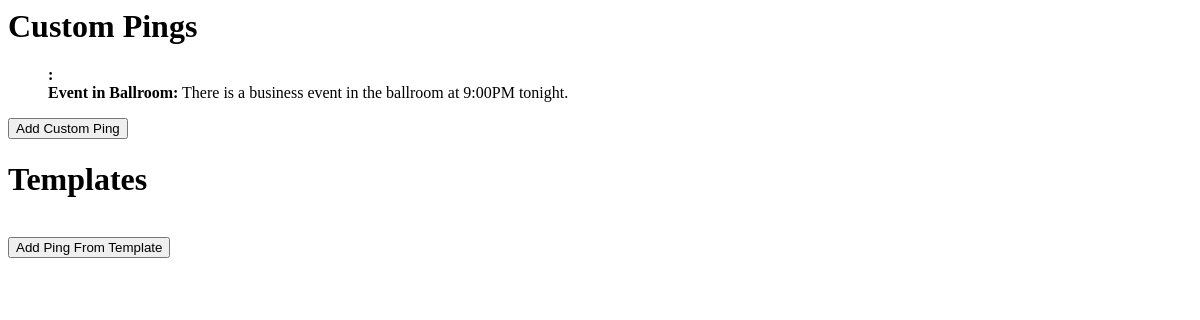
Page /pings/ on the earlier database version.
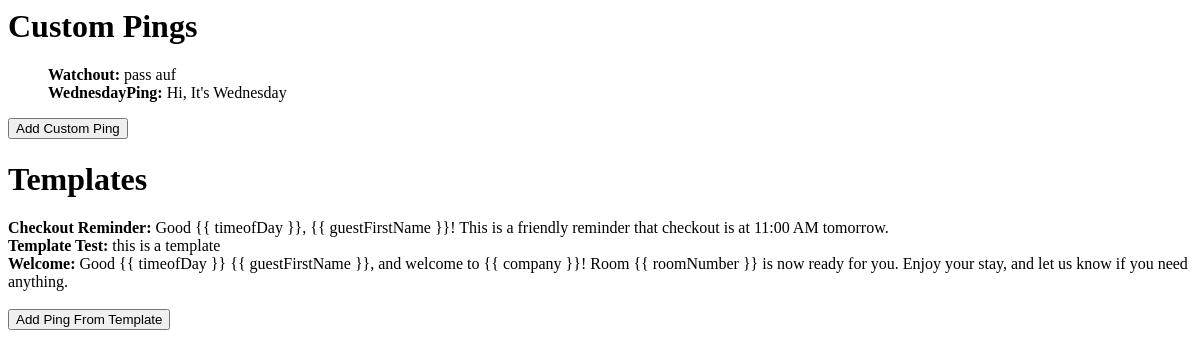
Same page on the later database version.
### pings/models.py (models this page shows, shortened)
class Ping(models.Model):
    subject = models.CharField(max_length=100)
    body = models.TextField(max_length=5000)
    is_template = models.BooleanField(default=False)

### pings/views.py (the view)
# urls.py: path('', views.index, name='index'),
def index(request):
    pings = Ping.objects.order_by('subject')
    context = {'pings': pings}
    return render(request, 'pings/index.html', context)

### pings/templates/pings/index.html
{% block body %}
<div class="container">
    <div>
        <h1>Custom Pings</h1>
        {% if pings %}
        <ul>
            {% for ping in pings %}
                {% if ping.is_template is False%}
                <b>{{ ping.subject }}:</b>
                {{ ping.body }}
                <br>
                {% endif%}
            {% endfor %}
        </ul>
        {% else %}
            <p>No pings are available.</p>
        {% endif %}
        <a href="add-ping/">
        <button type="button" class="btn btn-default">Add Custom Ping</button>
        </a>
    </div>
    <div>
        <h1>Templates</h1>
        {% if pings %}
            {% for ping in pings %}
                {% if ping.is_template is True %}
                <b>{{ ping.subject }}:</b>
                {{ ping.body }}
                <br>
                {% endif %}
            {% endfor %}
        {% else %}
            <p>No templates</p>
        {% endif %}
        <br>
        <a href="add-ping-from-template/">
            <button type="button" class="btn btn-default">Add Ping From Template</button>
        </a>
    </div>
</div>
{% endblock %}

Differences in the rows shown:
removed Ping: subject "Event in Ballroom", body "There is a business event in the ballroom at 9:00PM tonight.", shown under "Custom Pings"
added Ping: subject "Watchout", body "pass auf", shown under "Custom Pings"
added Ping: subject "WednesdayPing", body "Hi, It's Wednesday", shown under "Custom Pings"
added Ping: subject "Checkout Reminder", body "Good {{ timeofDay }}, {{ guestFirstName }}! This is a friendly reminder that checkout is at 11:00 AM tomorrow.", shown under "Templates"
added Ping: subject "Template Test", body "this is a template", shown under "Templates"
added Ping: subject "Welcome", body "Good {{ timeofDay }} {{ guestFirstName }}, and welcome to {{ company }}! Room {{ roomNumber }} is now ready for you. Enjoy your stay, and let us know if you need anything.", shown under "Templates"
